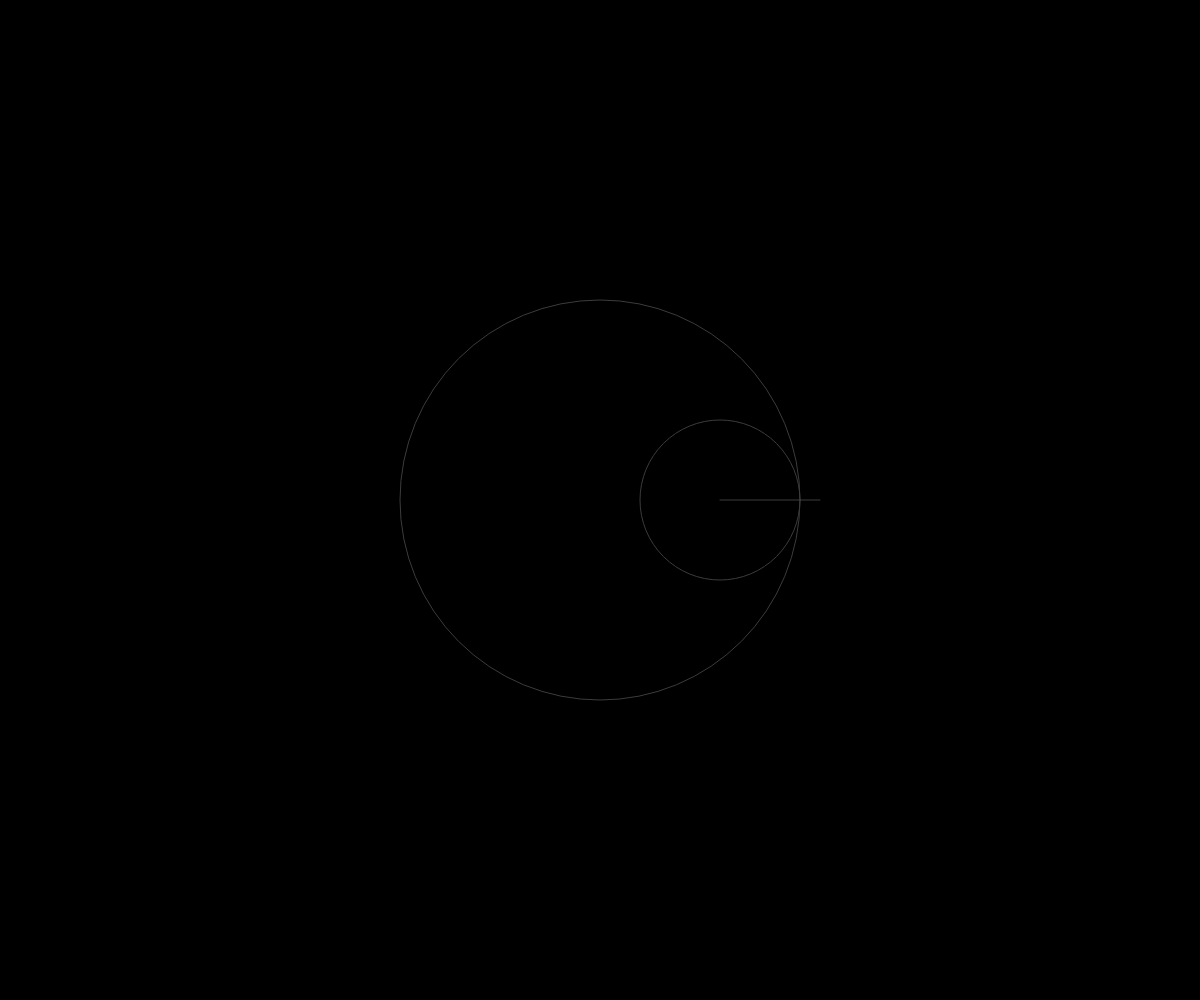
Frame 1 (no input)
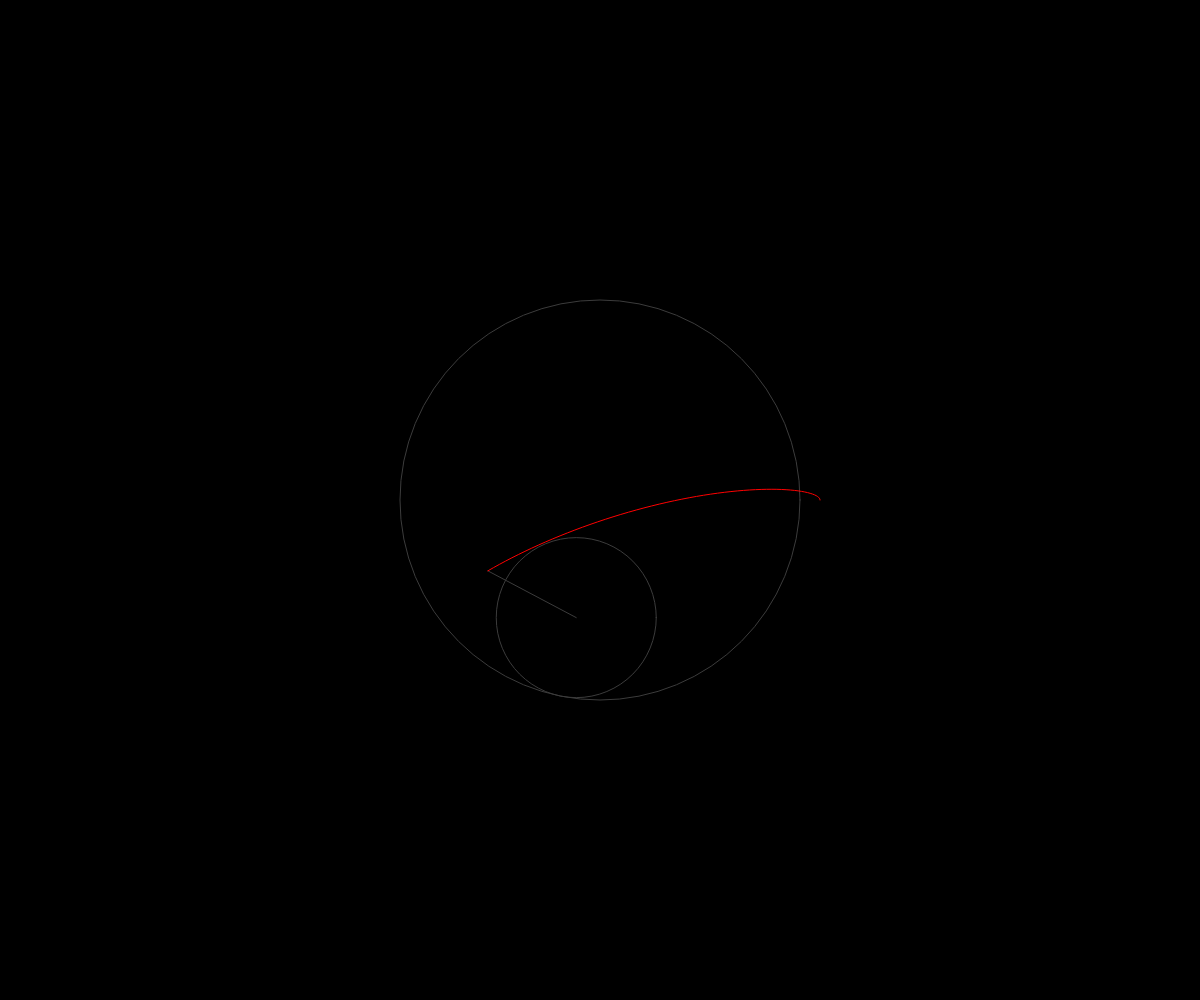
Frame 60 (no input)
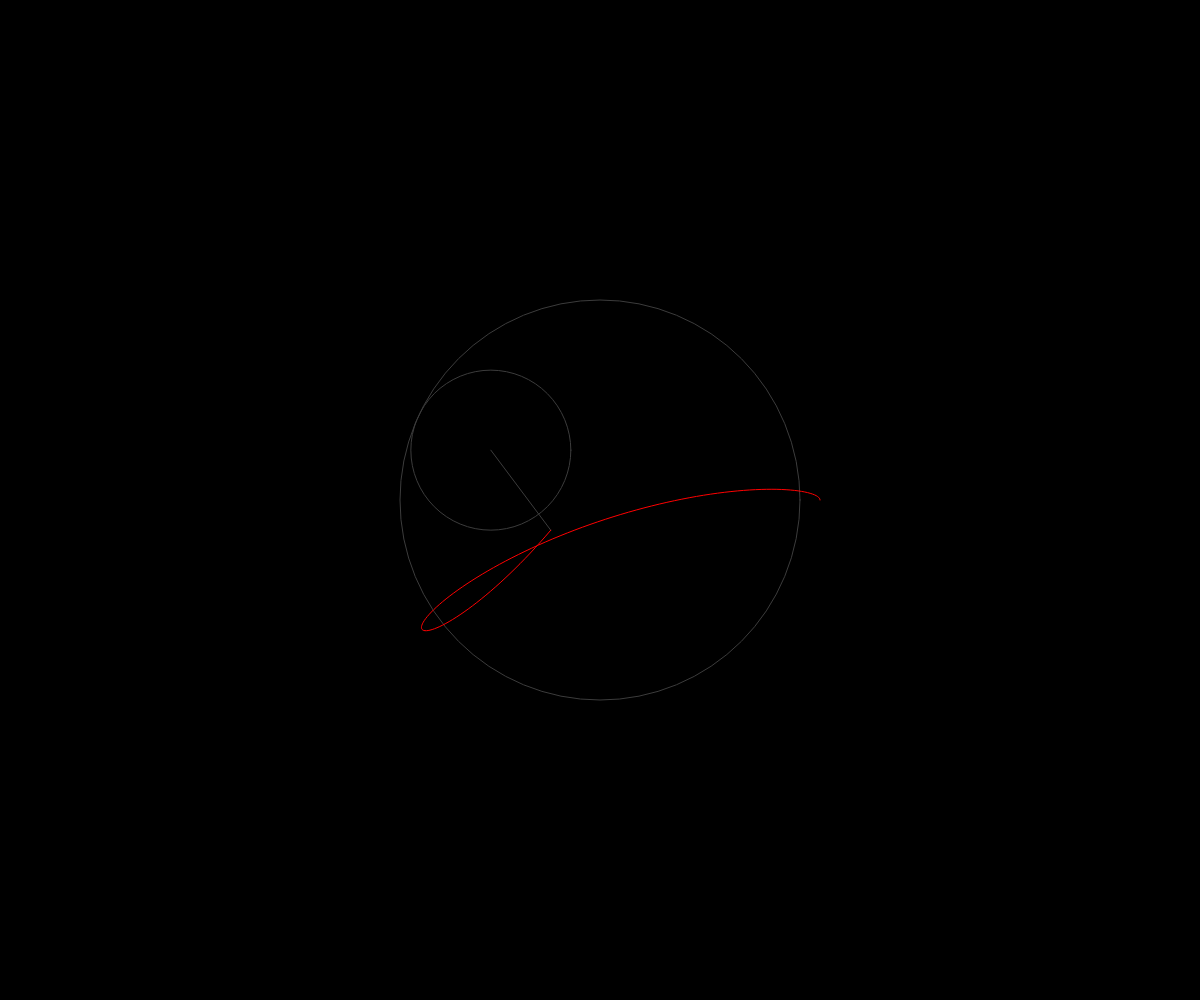
Frame 120 (the mouse pressed at the canvas centre since frame 60)

The p5.js sketch that drew these frames (run headless with seeded random() and noise() and a simulated clock; from frame 60 on, the mouse is pressed at the canvas centre):

// p5.js sketch
// ── sketch.js
let R = 200; // grosser Kreis
let r = 80; // kleiner Kreis rollt darin
let d = 100; // Abstand des Stifts vom Mittelpunkt des kleinen Kreises

let t = 0;
let points = [];

// Die Kurve schliesst sich nach 2 Runden (r / ggT(R, r) = 80 / 40)
let endAngle = Math.PI * 4; // = 2 * TWO_PI (p5 Konstanten sind hier oben noch nicht verfügbar)

function setup() {
  createCanvas(windowWidth, windowHeight);
}

function draw() {
  background(0);
  translate(width / 2, height / 2);

  // Mittelpunkt des kleinen Kreises
  let cx = (R - r) * cos(t);
  let cy = (R - r) * sin(t);

  // Der Stift dreht sich im kleinen Kreis in die Gegenrichtung
  let px = cx + d * cos(-((R - r) / r) * t);
  let py = cy + d * sin(-((R - r) / r) * t);

  points.push(createVector(px, py));

  // Hilfskreise
  noFill();
  stroke(60);
  ellipse(0, 0, R * 2);
  ellipse(cx, cy, r * 2);
  line(cx, cy, px, py);

  // Die Spur
  stroke(255, 0, 0);
  beginShape();
  for (let p of points) {
    vertex(p.x, p.y);
  }
  endShape();

  t += 0.03;

  // Fertig -> von vorne beginnen
  if (t > endAngle) {
    t = 0;
    points = [];
  }

  // ÜBUNG: Ändere r und d
}
